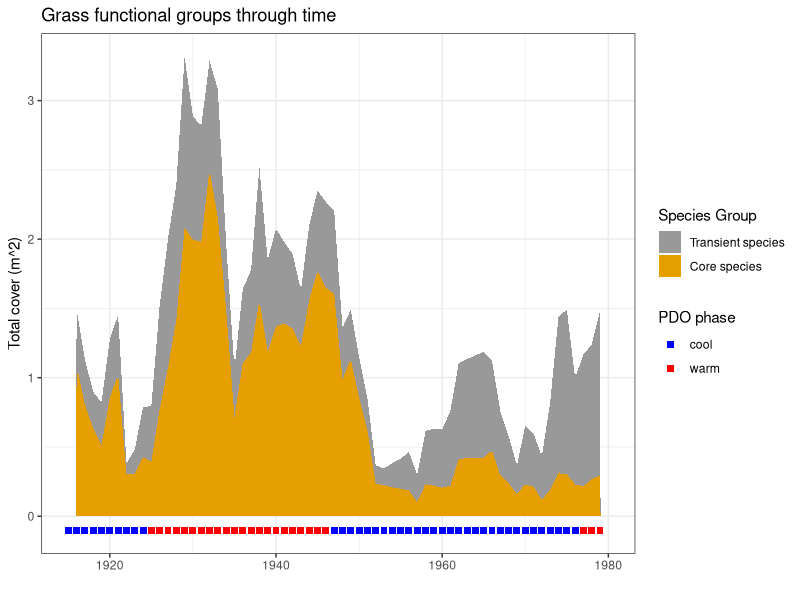
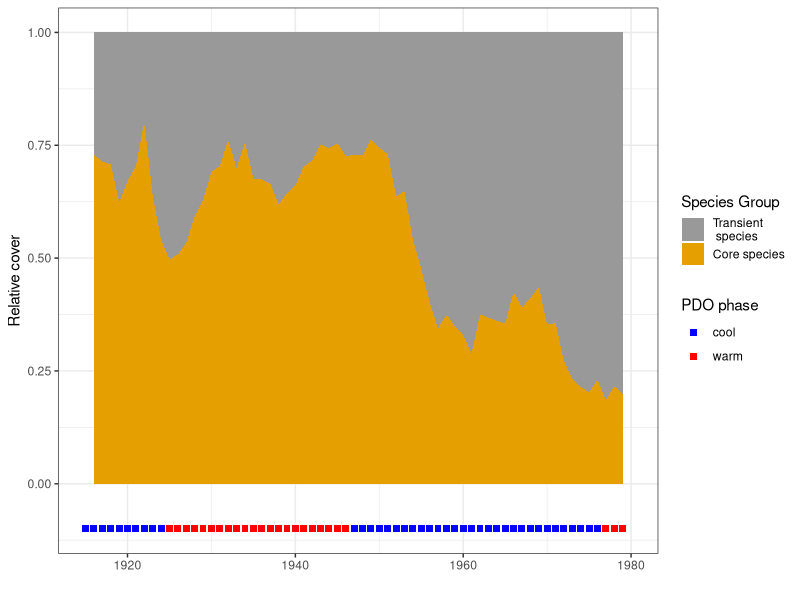
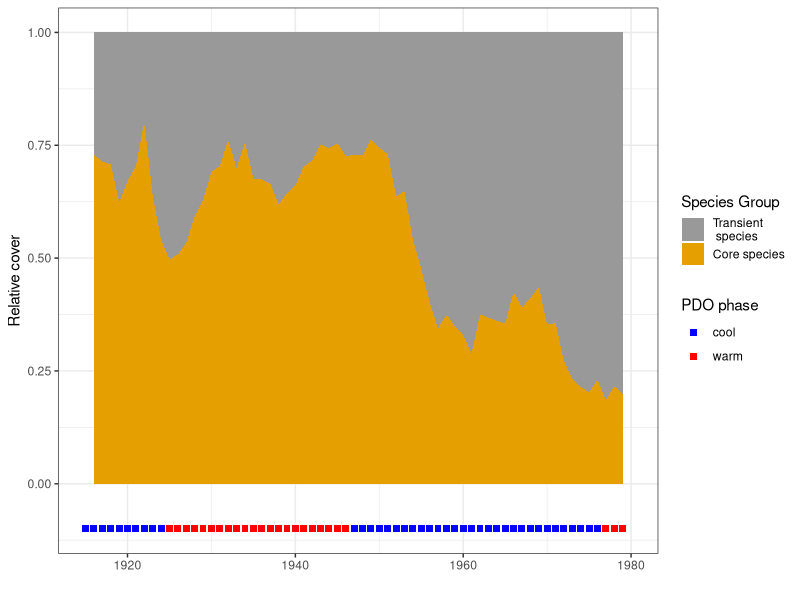

Here is the R script that generated these plots, in order:
#' plot grass species groupings timeseries
#' 
#' EMC 5/14/21
#' last run: 2/25/22

library(dplyr)
library(ggplot2)
library(ggpubr)

# colors for figures
cbPalette <- c("#999999", "#E69F00", "#56B4E9", "#009E73", "#F0E442", "#0072B2", "#D55E00", "#CC79A7")

all_grass_species = read.csv('data/grass_species_timeseries_imputed.csv')

# functional groupings
func_groups = read.csv('data/grass_species_functional_grouping.csv')

# ========================================================================
# group data by species functional groups

# merge with func_groups, get total by group and quadrat
yearly_grass_groups = all_grass_species %>%
  merge(func_groups, all.y=T) %>%
  group_by(project_year, quadrat, functional_group) %>%
  summarize(cover=sum(total_cover)) 

# get yearly sum
yearly_mean_groups = yearly_grass_groups %>%
  group_by(project_year, functional_group) %>%
  summarize(sum_cover = sum(cover))

# PDO time periods
pdophases = read.csv('data/PDO_phases_byyear.csv') %>%
  dplyr::filter(year %in% 1915:1979) %>%
  mutate(yint = rep(-0.1))

# Plot: mean grass species cover per quadrat per year
ts1 = dplyr::filter(yearly_mean_groups, project_year<1995)
ts2 = dplyr::filter(yearly_mean_groups, project_year>=1995)
grassgroups <- ggplot(ts1, aes(x=project_year)) +
  geom_area(aes(y=sum_cover, fill=functional_group), position=position_stack(reverse=T)) +
  xlim(1915,1980) +
  geom_point(data=pdophases, aes(x=year, y=yint, color = pdo_phase), size=2, shape=15) +
  labs(x = '',
       y='Total cover (m^2)',
       fill='Species Group',
       color='PDO phase',
       title='Grass functional groups through time') +
  #  ylim(0,.2) +
  scale_color_manual(values=c('blue','red')) +
  scale_fill_manual(values=cbPalette, breaks=c('transient','core'),labels=c('Transient species','Core species')) +
  theme_bw()
grassgroups
#ggsave('Figures/grass_func_groups_timeseries.png', plot=grassgroups, width=6, height=4)


# =============================================================
# relative cover of functional groups

totalcover = ts1 %>%
  group_by(project_year) %>%
  summarize(totalcover = sum(sum_cover))

relative_cover = merge(ts1, totalcover) %>%
  mutate(rel_cover = sum_cover/totalcover)


# what is the average dominant relative cover pre-1957 and after 1957
relative_cover %>% dplyr::filter(project_year<1957, functional_group=='core') %>% 
  summarize(meanrel = mean(rel_cover), min=min(rel_cover), max=max(rel_cover))
relative_cover %>% dplyr::filter(project_year>1957, functional_group=='core') %>%
  summarize(meanrel=mean(rel_cover), min=min(rel_cover), max=max(rel_cover))


grassgroups_relative <- ggplot(relative_cover) +
  geom_area(aes(x = project_year, y=rel_cover, fill=functional_group), stat='identity', position=position_stack(reverse=T)) +
  xlim(1915,1980) +
  geom_point(data=pdophases, aes(x=year, y=yint, color = pdo_phase), size=2, shape=15) +
  labs(x = '',
       y='Relative cover',
       fill='Species Group',
       color='PDO phase') +
  scale_color_manual(values=c('blue','red')) +
  scale_fill_manual(values=cbPalette, breaks=c('transient','core'),labels=c('Transient\n species','Core species')) +
  theme_bw()
grassgroups_relative
ggsave('Figures/grass_func_groups_timeseries_relative_cover.png', plot=grassgroups_relative, width=6, height=4)
